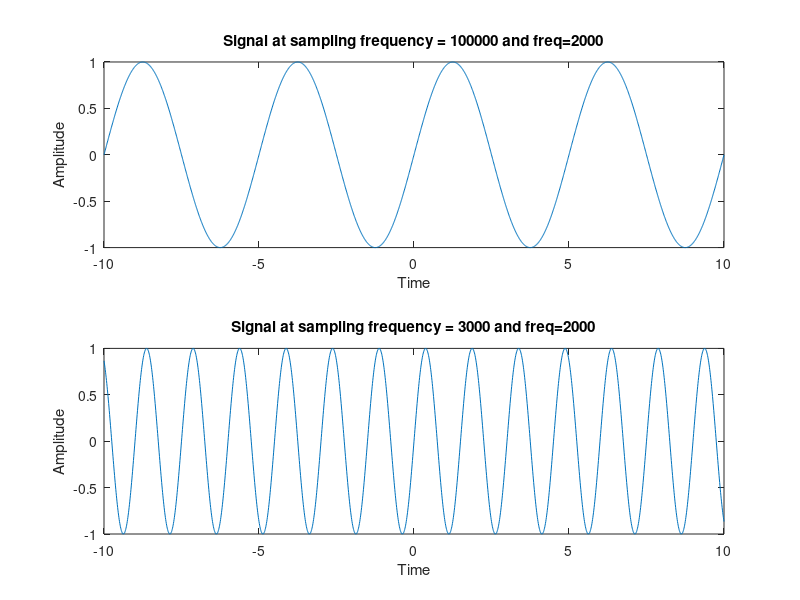

Write the MATLAB code that produced this figure.
f = 2000; % frequnecy 2 kHZ
time = -10:0.01:10; % range
x1 = sin (2* pi*f/10000*time); %Signal 1 at fs = 10,000
subplot (2,1,1);
plot (time ,x1) % period 10000/2000=5
xlabel ( 'Time' );
ylabel ( 'Amplitude' );
title ( 'Signal at sampling frequency = 100000 and freq=2000' )
x2 = sin (2* pi*f/3000*time); %Signal 2 at fs = 3000
subplot (2,1,2);
plot (time ,x2) % period 3000/2000 = 1.5
xlabel ( 'Time' );
ylabel ( 'Amplitude' );
title ( 'Signal at sampling frequency = 3000 and freq=2000' )